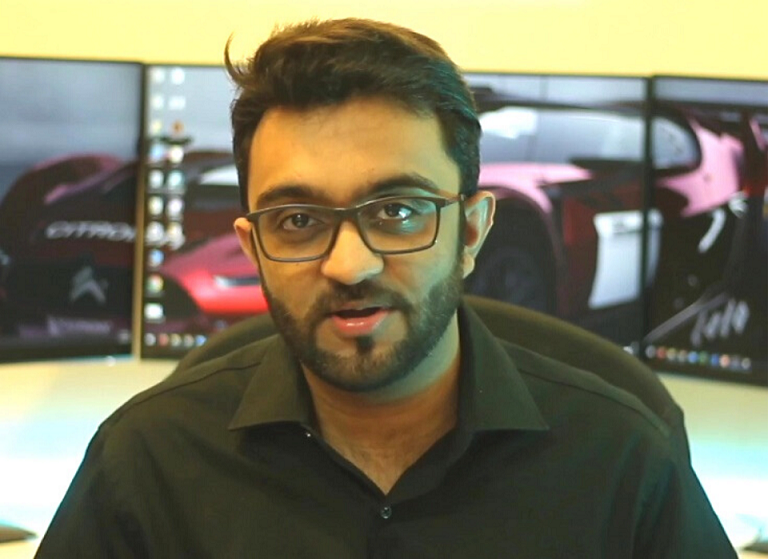
//> input picture Project7/Resources/test.png, 768 x 559 px
$ ./Chapter3   (built with g++ and OpenCV 4)
//> lines starting //> are read from the running program, lines starting //| are printed output that depends on the picture
#include <opencv2/imgcodecs.hpp>
#include <opencv2/highgui.hpp>
#include <opencv2/imgproc.hpp>
#include <iostream>
#include <string>
using namespace std;
using namespace cv;
int main()
{
	string path = "Resources/test.png";
	Mat img = imread(path);
//> img is the input picture: 559 rows x 768 cols, CV_8UC3; mean B, G, R 94.1, 117.1, 120.5
	Mat imgRes, imgCrop;
	resize(img, imgRes, Size(), 0.5, 1);
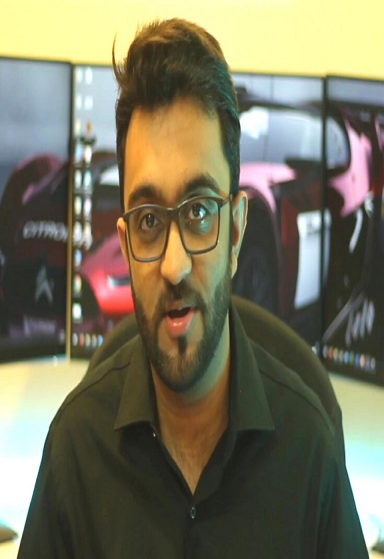
//> imgRes: 559 rows x 384 cols, CV_8UC3; mean B, G, R 94.3, 117.3, 120.7
	Rect roi(100,200, 400, 300);
	imgCrop = img(roi);
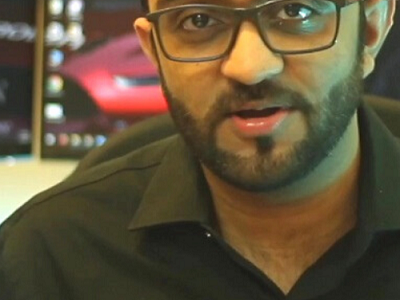
//> imgCrop: 300 rows x 400 cols, CV_8UC3; mean B, G, R 58.8, 83.8, 98.7
	imshow("image", img);
	imshow("res", imgRes);
	imshow("crop", imgCrop);
	cout << img.size();
//| [768 x 559]
	waitKey(0);
	return 0;
}
